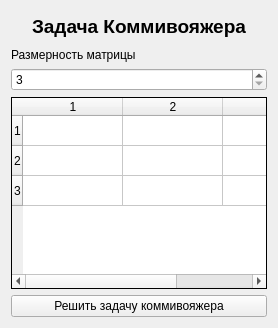
      <widget class="QWidget" name="page1">
       <layout class="QGridLayout" name="gridLayout">
        <item row="3" column="0">
         <widget class="QTableWidget" name="tableWidget">
          <property name="sizePolicy">
           <sizepolicy hsizetype="Minimum" vsizetype="Minimum">
            <horstretch>0</horstretch>
            <verstretch>0</verstretch>
           </sizepolicy>
          </property>
          <property name="layoutDirection">
           <enum>Qt::LayoutDirection::LeftToRight</enum>
          </property>
          <property name="inputMethodHints">
           <set>Qt::InputMethodHint::ImhDigitsOnly</set>
          </property>
          <property name="frameShape">
           <enum>QFrame::Shape::Box</enum>
          </property>
          <property name="frameShadow">
           <enum>QFrame::Shadow::Plain</enum>
          </property>
          <property name="sizeAdjustPolicy">
           <enum>QAbstractScrollArea::SizeAdjustPolicy::AdjustIgnored</enum>
          </property>
          <property name="autoScroll">
           <bool>true</bool>
          </property>
          <property name="showDropIndicator" stdset="0">
           <bool>true</bool>
          </property>
          <property name="showGrid">
           <bool>true</bool>
          </property>
          <property name="gridStyle">
           <enum>Qt::PenStyle::SolidLine</enum>
          </property>
          <property name="sortingEnabled">
           <bool>false</bool>
          </property>
          <property name="cornerButtonEnabled">
           <bool>true</bool>
          </property>
          <property name="rowCount">
           <number>3</number>
          </property>
          <property name="columnCount">
           <number>3</number>
          </property>
          <row/>
          <row/>
          <row/>
          <column/>
          <column/>
          <column/>
         </widget>
        </item>
        <item row="2" column="0">
         <widget class="QSpinBox" name="spinBox">
          <property name="sizePolicy">
           <sizepolicy hsizetype="Minimum" vsizetype="Fixed">
            <horstretch>0</horstretch>
            <verstretch>0</verstretch>
           </sizepolicy>
          </property>
          <property name="mouseTracking">
           <bool>true</bool>
          </property>
          <property name="layoutDirection">
           <enum>Qt::LayoutDirection::LeftToRight</enum>
          </property>
          <property name="minimum">
           <number>3</number>
          </property>
          <property name="maximum">
           <number>10</number>
          </property>
         </widget>
        </item>
        <item row="1" column="0">
         <widget class="QLabel" name="label">
          <property name="sizePolicy">
           <sizepolicy hsizetype="Minimum" vsizetype="Fixed">
            <horstretch>0</horstretch>
            <verstretch>0</verstretch>
           </sizepolicy>
          </property>
          <property name="text">
           <string>Размерность матрицы</string>
          </property>
         </widget>
        </item>
        <item row="4" column="0">
         <widget class="QPushButton" name="pushButton">
          <property name="sizePolicy">
           <sizepolicy hsizetype="Expanding" vsizetype="Fixed">
            <horstretch>0</horstretch>
            <verstretch>0</verstretch>
           </sizepolicy>
          </property>
          <property name="text">
           <string>Решить задачу коммивояжера</string>
          </property>
         </widget>
        </item>
        <item row="0" column="0">
         <widget class="QLabel" name="label_16">
          <property name="sizePolicy">
           <sizepolicy hsizetype="Preferred" vsizetype="Fixed">
            <horstretch>0</horstretch>
            <verstretch>0</verstretch>
           </sizepolicy>
          </property>
          <property name="styleSheet">
           <string notr="true">    color: black;              /* Цвет текста */
    font-weight: bold;         /* Жирный шрифт */
    font-size: 14pt;           /* Размер шрифта */
    padding: 4px 8px;          /* Внутренние отступы вокруг текста */</string>
          </property>
          <property name="text">
           <string>Задача Коммивояжера</string>
          </property>
          <property name="alignment">
           <set>Qt::AlignmentFlag::AlignCenter</set>
          </property>
         </widget>
        </item>
       </layout>
      </widget>
